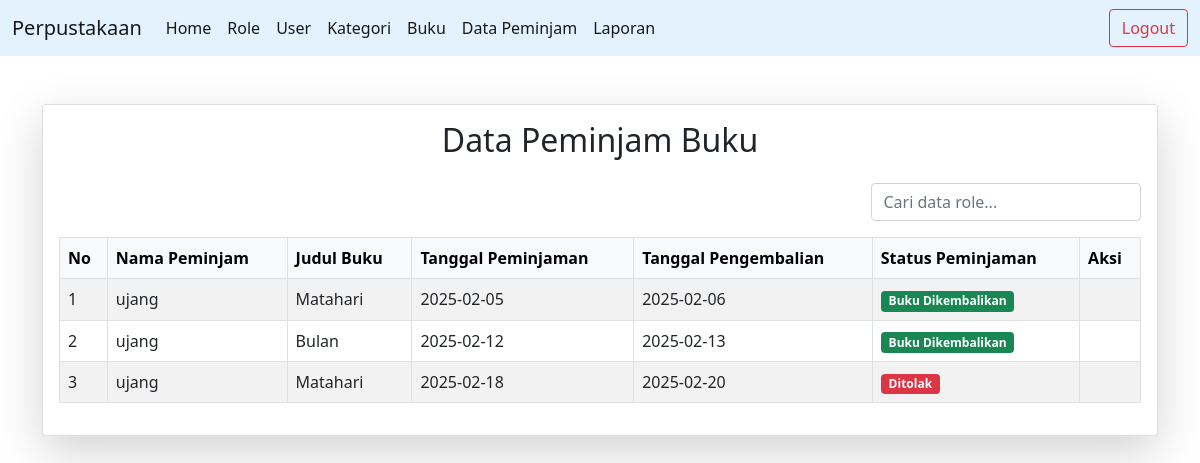
The page /data-peminjam.php (signed in) on the database its author committed.
### tables this page shows
CREATE TABLE `peminjaman` (
  `PeminjamanID` int(11) NOT NULL,
  `UserID` int(11) NOT NULL,
  `BukuID` int(11) NOT NULL,
  `TanggalPeminjaman` date NOT NULL,
  `TanggalPengembalian` date NOT NULL,
  `StatusPeminjaman` enum('Menunggu Konfirmasi','Buku Dipinjam','Buku Dikembalikan','Ditolak','Pengembalian Telat') NOT NULL
);

CREATE TABLE `user` (
  `UserID` int(11) NOT NULL,
  `RoleID` int(11) NOT NULL,
  `Username` varchar(255) NOT NULL,
  `Password` varchar(255) NOT NULL,
  `Email` varchar(255) NOT NULL,
  `NamaLengkap` varchar(255) NOT NULL,
  `Alamat` text NOT NULL
);

CREATE TABLE `buku` (
  `BukuID` int(11) NOT NULL,
  `Judul` varchar(255) NOT NULL,
  `Penulis` varchar(255) NOT NULL,
  `Penerbit` varchar(255) NOT NULL,
  `TahunTerbit` int(11) NOT NULL,
  `Deskripsi` text NOT NULL,
  `Gambar` varchar(255) NOT NULL,
  `Stok` int(11) NOT NULL
);

### data-peminjam.php (the view, shortened to what this page needs)
<!DOCTYPE html>
<html lang="en">
<head>
    <link href="bootstrap/css/bootstrap.min.css" rel="stylesheet" />
</head>
<body>
    <?php
    include "navbar.php";
    $query = "SELECT peminjaman.*, user.Username, buku.Judul
              FROM peminjaman
              LEFT JOIN user ON user.UserID = peminjaman.UserID
              LEFT JOIN buku ON buku.BukuID = peminjaman.BukuID";
    $result = mysqli_query($conn, $query);
    ?>
    <div class="container mt-5">
        <div class="card shadow-lg">
            <div class="card-body">
                <h2 class="text-center mb-4">Data Peminjam Buku</h2>
                <div class="d-flex justify-content-end mb-3">
                    <input type="text" id="searchInput" class="form-control w-25" onkeyup="searchTable()" placeholder="Cari data role...">
                </div>
                <table class="table table-bordered table-striped">
                    <thead class="table-light">
                        <tr>
                            <th>No</th>
                            <th>Nama Peminjam</th>
                            <th>Judul Buku</th>
                            <th>Tanggal Peminjaman</th>
                            <th>Tanggal Pengembalian</th>
                            <th>Status Peminjaman</th>
                            <th>Aksi</th>
                        </tr>
                    </thead>
                    <tbody>
                        <?php
                        $no = 1;
                        while ($row = mysqli_fetch_assoc($result)) {
                        ?>
                            <tr>
                                <td><?= $no++; ?></td>
                                <td><?= $row['Username'] ?: 'Data Tidak Tersedia'; ?></td>
                                <td><?= $row['Judul'] ?: 'Data Tidak Tersedia'; ?></td>
                                <td><?= $row['TanggalPeminjaman']; ?></td>
                                <td><?= $row['TanggalPengembalian']; ?></td>
                                <td>
                                    <?php
                                    switch ($row['StatusPeminjaman']) {
                                        case 'Buku Dikembalikan':
                                            echo '<span class="badge bg-success">Buku Dikembalikan</span>';
                                            break;
                                        case 'Ditolak':
                                            echo '<span class="badge bg-danger">Ditolak</span>';
                                            break;
                                    }
                                    ?>
                                </td>
                                <td>
                                </td>
                            </tr>
                        <?php
                        }
                        ?>
                    </tbody>
                </table>
            </div>
        </div>
    </div>
</body>
</html>

### rows shown on the page
peminjaman: UserID.Username "ujang", BukuID.Judul "Matahari", TanggalPeminjaman "2025-02-05", TanggalPengembalian "2025-02-06", shows "Buku Dikembalikan"
peminjaman: UserID.Username "ujang", BukuID.Judul "Bulan", TanggalPeminjaman "2025-02-12", TanggalPengembalian "2025-02-13", shows "Buku Dikembalikan"
peminjaman: UserID.Username "ujang", BukuID.Judul "Matahari", TanggalPeminjaman "2025-02-18", TanggalPengembalian "2025-02-20", StatusPeminjaman "Ditolak"
